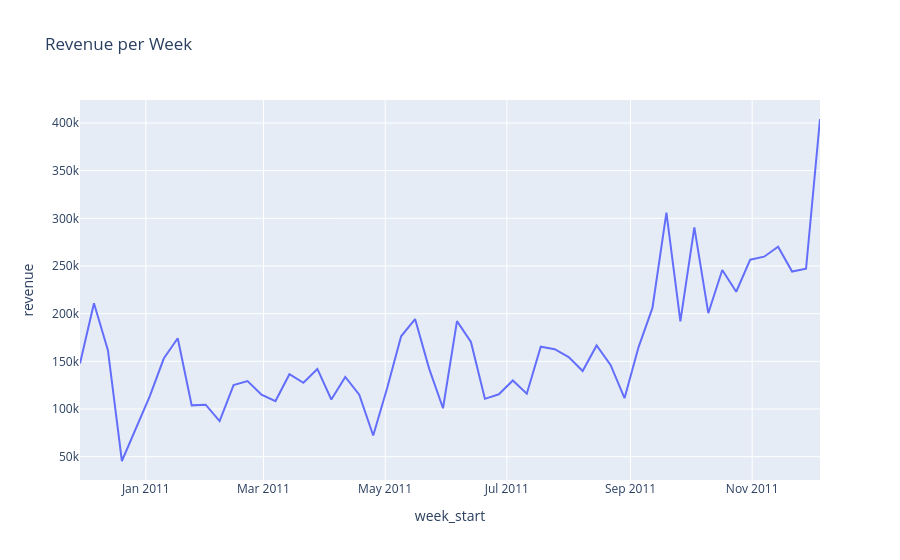

The code cell stored with this chart in its notebook:
### Code cell
# Plottar graf med justerad data
fig_rev_week_adj = px.line(
    df_rev_week_adj,
    x='week_start',
    y='revenue',
    title='Revenue per Week'
)
fig_rev_week_adj.write_html("../../Analysis/HTML/weekly_revenue_adj.html",
    include_plotlyjs='cdn')
fig_rev_week_adj.show()
